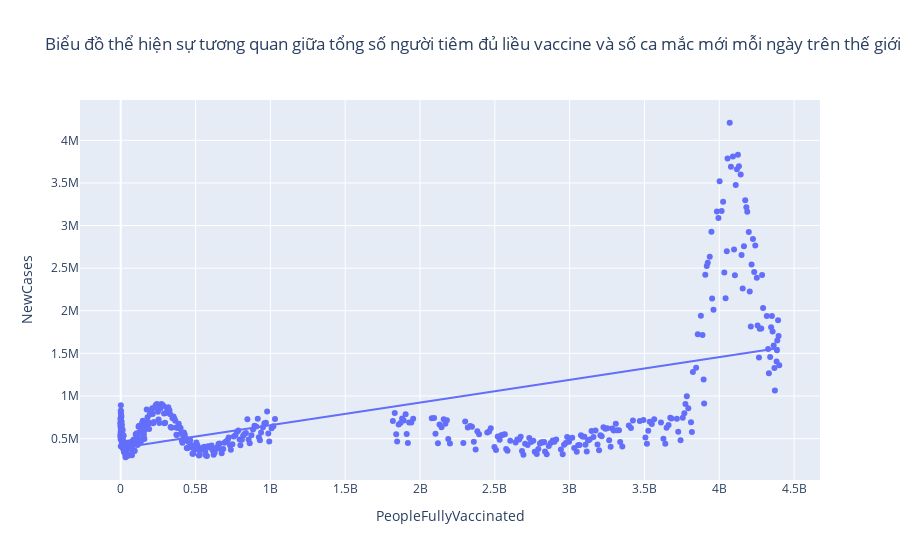

Notebook source saved alongside this figure:
### Code cell
fig = px.scatter(covid_world_after_vaccine, x="PeopleFullyVaccinated", y="NewCases",trendline="ols", hover_name="Date", title="Biểu đồ thể hiện sự tương quan giữa tổng số người tiêm đủ liều vaccine và số ca mắc mới mỗi ngày trên thế giới")
fig.show()

### Figure 1 — Plotly figure (JSON) as saved in the notebook; plotly's stock layout.template omitted (floating-point values rounded to 4 significant figures; data arrays with more than 128 entries replaced by an {"elided": "..."} marker saying what was removed)
{"data": [{"hovertemplate": "<b>%{hovertext}</b><br><br>PeopleFullyVaccinated=%{x}<br>NewCases=%{y}<extra></extra>", "hovertext": {"elided": "457 str values"}, "legendgroup": "", "marker": {"color": "#636efa", "symbol": "circle"}, "mode": "markers", "name": "", "orientation": "v", "showlegend": false, "type": "scatter", "x": {"elided": "457 int values"}, "xaxis": "x", "y": {"elided": "457 int values"}, "yaxis": "y"}, {"hovertemplate": "<b>OLS trendline</b><br>NewCases = 0.000266212 * PeopleFullyVaccinated + 390849<br>R<sup>2</sup>=0.332612<br><br>PeopleFullyVaccinated=%{x}<br>NewCases=%{y} <b>(trend)</b><extra></extra>", "legendgroup": "", "marker": {"color": "#636efa", "symbol": "circle"}, "mode": "lines", "name": "", "showlegend": false, "type": "scatter", "x": {"elided": "457 int values"}, "xaxis": "x", "y": {"elided": "457 float values"}, "yaxis": "y"}], "layout": {"legend": {"tracegroupgap": 0}, "title": {"text": "Biểu đồ thể hiện sự tương quan giữa tổng số người tiêm đủ liều vaccine và số ca mắc mới mỗi ngày trên thế giới"}, "xaxis": {"anchor": "y", "domain": [0, 1], "title": {"text": "PeopleFullyVaccinated"}}, "yaxis": {"anchor": "x", "domain": [0, 1], "title": {"text": "NewCases"}}}}
